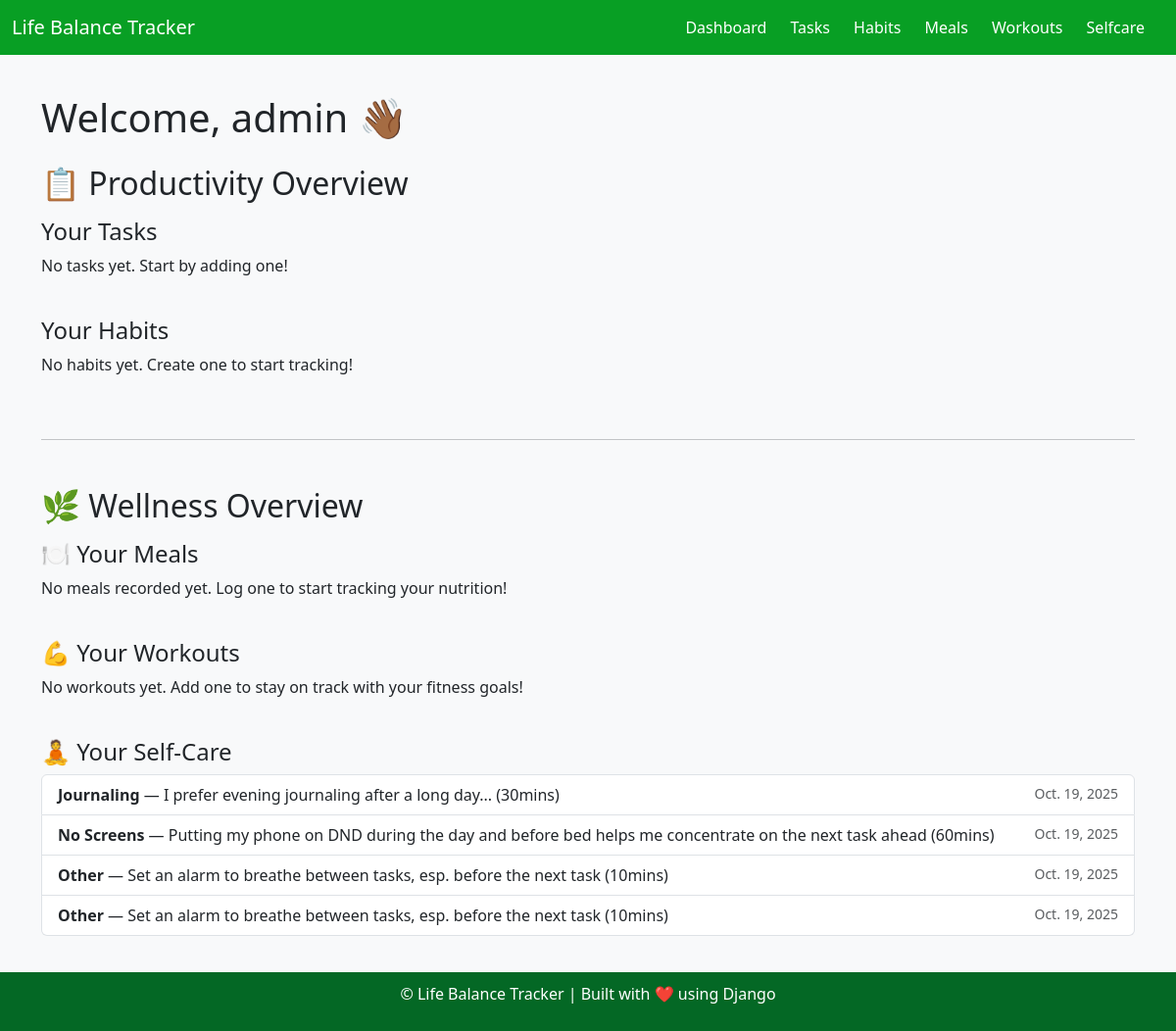
The page /wellness/dashboard/ (signed in) on the database its author committed.
### users/models.py (models this page shows, shortened)
class CustomUser(AbstractUser):
    age = models.IntegerField(null=True, blank=True)
    fitness_goal = models.CharField(max_length=200, blank=True)

### wellness/models.py (models this page shows, shortened)
class SelfCareActivity(models.Model):
    activity_category = [
        ('Meditation', 'Meditation'),
        ('Reading', 'Reading'),
        ('Journaling', 'Journaling'),
        ('No Screens', 'No Screens'),
        ('Other', 'Other'),
    ]
    user = models.ForeignKey(settings.AUTH_USER_MODEL, on_delete=models.CASCADE, related_name='selfcare_activities')
    activity_type = models.CharField(max_length=20, choices=activity_category)
    duration_minutes = models.PositiveIntegerField(default=0)
    notes = models.TextField(blank=True, null=True)
    date = models.DateField(default=timezone.now)

### wellness/views.py (the view)
# urls.py: path('', dashboard, name='dashboard'),
@login_required
def dashboard(request):
    meals = Meal.objects.filter(user=request.user)
    workouts = Workout.objects.filter(user=request.user)
    selfcare = SelfCareActivity.objects.filter(user=request.user)
    return render(request, 'dashboard.html', {
        'meals': meals,
        'workouts': workouts,
        'selfcare': selfcare,
    })

### templates/dashboard.html (shortened to what this page needs)
{% extends 'base.html' %}
{% block content %}
    <h1 class="mb-4">Welcome, {{ user.username }} 👋🏾</h1>
    <h2 class="mb-3">📋 Productivity Overview</h2>
    <h4>Your Tasks</h4>
    <ul class="list-group mb-4">
        {% for task in tasks %}
            <li class="list-group-item">
            <strong>{{ task.title }}</strong> — {{task.description }} ({{ task.status }})
                <span class="badge bg-primary float-end">{{ task.priority }} </span>
            </li>
        {% empty %}
            <p>No tasks yet. Start by adding one!</p>
        {% endfor %}
    </ul>
    <h4>Your Habits</h4>
    <ul class="list-group mb-4">
        {% for habit in habits %}
            <li class="list-group-item d-flex justify-content-between align-items-center">
                {{ habit.name }} ({{ habit.frequency }})
                <span class="badge bg-primary">{{ habit.status }}
                </li>
        {% empty %}
            <p>No habits yet. Create one to start tracking!</p>
        {% endfor %}
    </ul>
    <hr class="my-5">
    <h2 class="mb-3">🌿 Wellness Overview</h2>
    <h4>🍽️ Your Meals</h4>
    <ul class="list-group mb-4">
        {% for meal in meals %}
            <li class="list-group-item">
                <strong>{{ meal.meal_type }}</strong> — {{ meal.description }}
                <small class="text-muted float-end">{{ meal.date }}</small>
            </li>
        {% empty %}
            <p>No meals recorded yet. Log one to start tracking your nutrition!</p>
        {% endfor %}
    </ul>
    <h4>💪 Your Workouts</h4>
    <ul class="list-group mb-4">
        {% for workout in workouts %}
            <li class="list-group-item">
                <strong>{{ workout.todays_workout }}</strong> — {{ workout.duration_minutes }} mins
                <small class="text-muted float-end">{{ workout.date }}</small>
            </li>
        {% empty %}
            <p>No workouts yet. Add one to stay on track with your fitness goals!</p>
        {% endfor %}
    </ul>
    <h4>🧘 Your Self-Care</h4>
    <ul class="list-group mb-4">
        {% for activity in selfcare %}
            <li class="list-group-item">
                <strong>{{ activity.activity_type }}</strong> — {{ activity.notes }} ({{ activity.duration_minutes }}mins)
                <small class="text-muted float-end">{{ activity.date }}</small>
            </li>
        {% empty %}
            <p>No self-care activities yet. Remember to take time for yourself 💆🏾‍♀️</p>
        {% endfor %}
    </ul>
{% endblock %}

### templates/base.html (style rules this page uses)
body { background-color: #f8f9fa; }

### rows shown on the page
CustomUser: username "admin"
SelfCareActivity: activity_type "Journaling", notes "I prefer evening journaling after a long day...", duration_minutes "30", date "Oct. 19, 2025"
SelfCareActivity: activity_type "No Screens", notes "Putting my phone on DND during the day and before bed helps me concentrate on the next task ahead", duration_minutes "60", date "Oct. 19, 2025"
SelfCareActivity: activity_type "Other", notes "Set an alarm to breathe between tasks, esp. before the next task", duration_minutes "10", date "Oct. 19, 2025"
SelfCareActivity: activity_type "Other", notes "Set an alarm to breathe between tasks, esp. before the next task", duration_minutes "10", date "Oct. 19, 2025"
